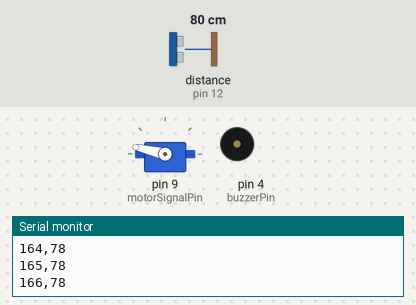
Recording of a sketch running on a simulated Arduino Uno, built with avr-gcc and run on an emulated ATmega328P. Shown: servo, buzzer (waves = sounding), the last lines printed to the serial monitor. Wiring (inferred from the names in the program): ultrasonic range finder: trigger pin 11; echo pin 12. The inputs (shaded band) are chosen by the test bench; at power-on: distance to the obstacle (sensor on pin 12) 80 cm. The echo pulse lasts 58.3 µs per cm.

Above: at 1.2 s.
1.3 s: distance to the obstacle (sensor on pin 12) set to 2 cm
At 2.3 s:
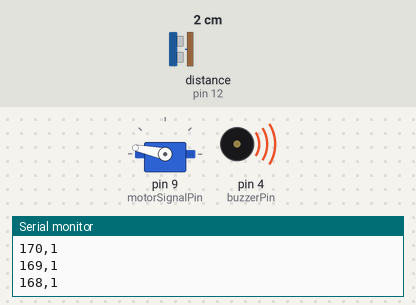
4.3 s: distance to the obstacle (sensor on pin 12) set to 120 cm
At 5.2 s:
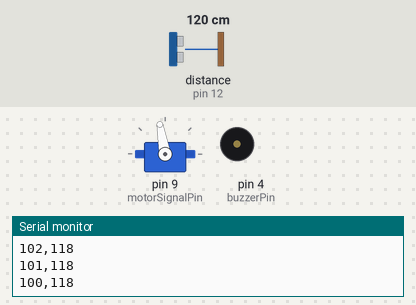
7.3 s: distance to the obstacle (sensor on pin 12) set to 4 cm
At 8.1 s:
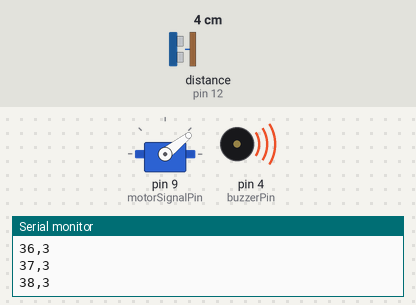
10.3 s: distance to the obstacle (sensor on pin 12) set to 60 cm
At 11.0 s:
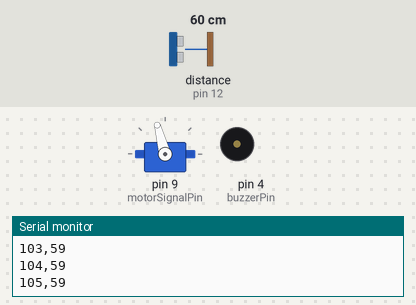
13.3 s: distance to the obstacle (sensor on pin 12) set to 9 cm
At 13.47 s:
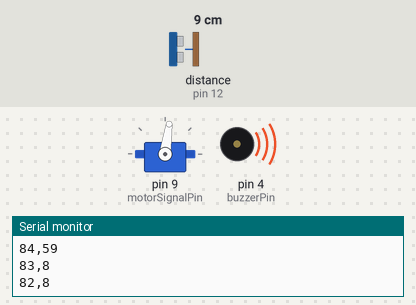
Timing chart, 0 to 22.0 s (numbered marks = the images above; inputs shaded):
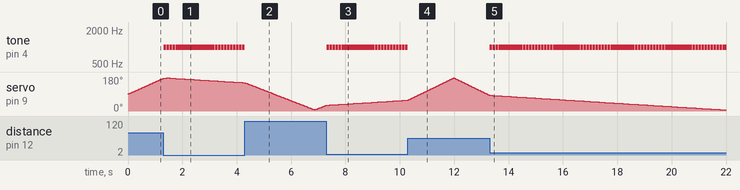

Measured:
- after the input at 1.3 s, tone on pin 4 (buzzerPin): alternates 1000 Hz for 0.10 s and silent for 0.01 s, starting at once
- after the input at 4.3 s, tone on pin 4 (buzzerPin): stops changing and stays silent
- after the input at 7.3 s, tone on pin 4 (buzzerPin): alternates 1000 Hz for 0.10 s and silent for 0.01 s, starting at once
- after the input at 10.3 s, tone on pin 4 (buzzerPin): stops changing and stays silent
- after the input at 13.3 s, tone on pin 4 (buzzerPin): alternates 1000 Hz for 0.10 s and silent for 0.01 s, starting at once

The sketch:

radarDataRead.ino
```cpp
#include <Servo.h>

// set output pins
const int TriggerPin = 11;
const int EchoPin = 12;
const int motorSignalPin = 9;
const int buzzerPin = 4; // buzzer no pino D4

// starting location
const int startAngle = 90;

// rotation limits
const int minimumAngle = 6;
const int maximumAngle = 175;

// speed
const int degreesPerCycle = 1;

// distância limite para ativar o buzzer (em cm)
const int detectionThreshold = 20;

// Library class instance
Servo motor;

void setup(void)
{
    pinMode(TriggerPin, OUTPUT);
    pinMode(EchoPin, INPUT);
    pinMode(buzzerPin, OUTPUT); // configura buzzer como saída

    motor.attach(motorSignalPin);
    Serial.begin(9600);
}

void loop(void)
{
    static int currentAngle = startAngle;
    static int motorRotateAmount = degreesPerCycle;

    // move motor
    motor.write(currentAngle);
    delay(10);

    // calcula distância
    int distance = CalculateDistance();

    // envia dados pela serial
    SerialOutput(currentAngle, distance);

    // verifica se há objeto próximo e faz beep
    if (distance > 0 && distance <= detectionThreshold) {
        beep();
    } else {
        noTone(buzzerPin); // garante que o buzzer fique desligado se não tiver nada perto
    }

    // atualiza ângulo do motor
    currentAngle += motorRotateAmount;

    // se atingir os limites, inverte a direção
    if (currentAngle <= minimumAngle || currentAngle >= maximumAngle) {
        motorRotateAmount = -motorRotateAmount;
    }
}

int CalculateDistance(void)
{
    // trigger do sensor ultrassônico
    digitalWrite(TriggerPin, HIGH);
    delayMicroseconds(10);
    digitalWrite(TriggerPin, LOW);

    long duration = pulseIn(EchoPin, HIGH);
    // converter tempo para distância em cm
    float distance = duration * 0.017F;
    return int(distance);
}

void SerialOutput(const int angle, const int distance)
{
    // envia ângulo e distância pela serial
    Serial.println(String(angle) + "," + String(distance));
}

// função para emitir beep curto no buzzer
void beep()
{
    tone(buzzerPin, 1000); // 1000 Hz -> frequência do beep
    delay(100);            // duração do beep (ms)
    noTone(buzzerPin);     // desliga o buzzer
}
```
